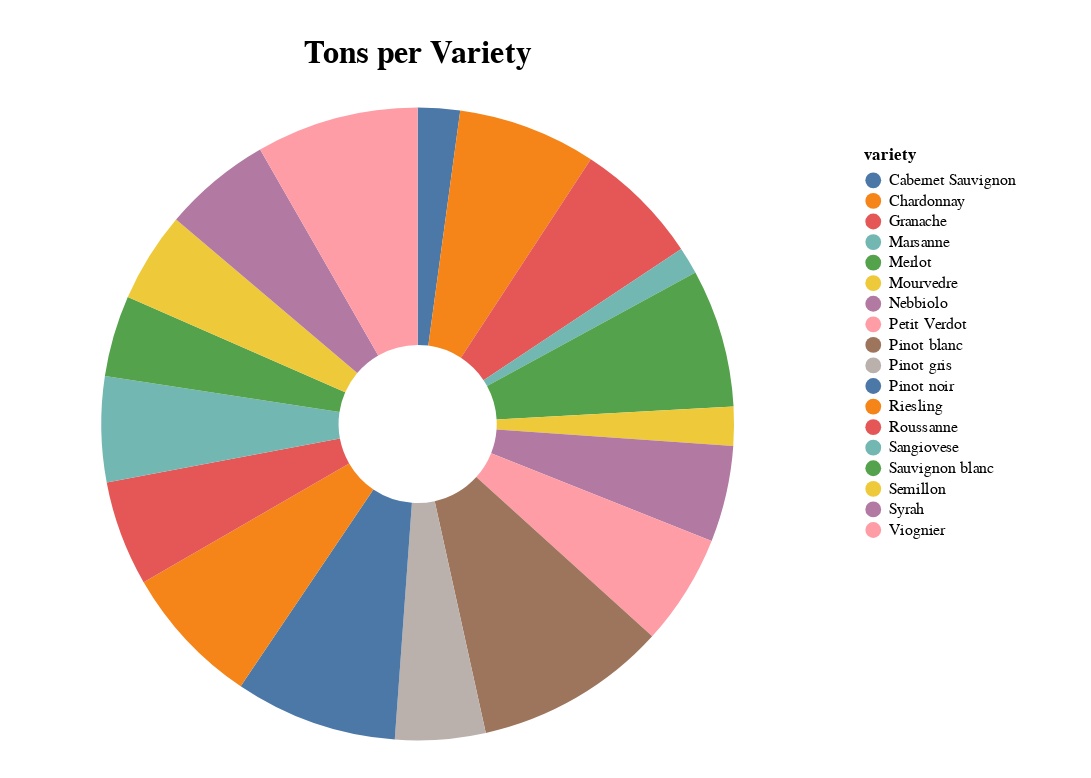

Notebook source saved alongside this figure:
### Code cell
chart = requests.get('http://127.0.0.1:8000/graph/df-tons-by-variety-seller').json()
Chart.from_dict(chart)

### Figure 1 — Vega-Lite specification as saved in the notebook (floating-point values rounded to 4 significant figures)
{"config": {"view": {"continuousWidth": 400, "continuousHeight": 300, "stroke": "#FFF"}, "legend": {"padding": 24}, "title": {"fontSize": 20, "offset": 24}}, "data": {"name": "data-d844c994e58e3206af67aeb0471dc37e"}, "mark": {"type": "arc", "innerRadius": 50}, "datasets": {"data-d844c994e58e3206af67aeb0471dc37e": [{"variety": "Cabernet Sauvignon", "tons": 70}, {"variety": "Chardonnay", "tons": 230}, {"variety": "Granache", "tons": 210}, {"variety": "Marsanne", "tons": 45}, {"variety": "Merlot", "tons": 230}, {"variety": "Mourvedre", "tons": 65}, {"variety": "Nebbiolo", "tons": 160}, {"variety": "Petit Verdot", "tons": 185}, {"variety": "Pinot blanc", "tons": 320}, {"variety": "Pinot gris", "tons": 150}, {"variety": "Pinot noir", "tons": 270}, {"variety": "Riesling", "tons": 235}, {"variety": "Roussanne", "tons": 175}, {"variety": "Sangiovese", "tons": 175}, {"variety": "Sauvignon blanc", "tons": 135}, {"variety": "Semillon", "tons": 150}, {"variety": "Syrah", "tons": 180}, {"variety": "Viognier", "tons": 270}]}, "encoding": {"color": {"field": "variety", "type": "nominal"}, "theta": {"field": "tons", "type": "quantitative"}, "tooltip": [{"field": "tons", "type": "quantitative"}, {"field": "variety", "type": "nominal"}]}, "height": 400, "padding": 24, "title": "Tons per Variety", "width": 480, "$schema": "https://vega.github.io/schema/vega-lite/v4.17.0.json"}
